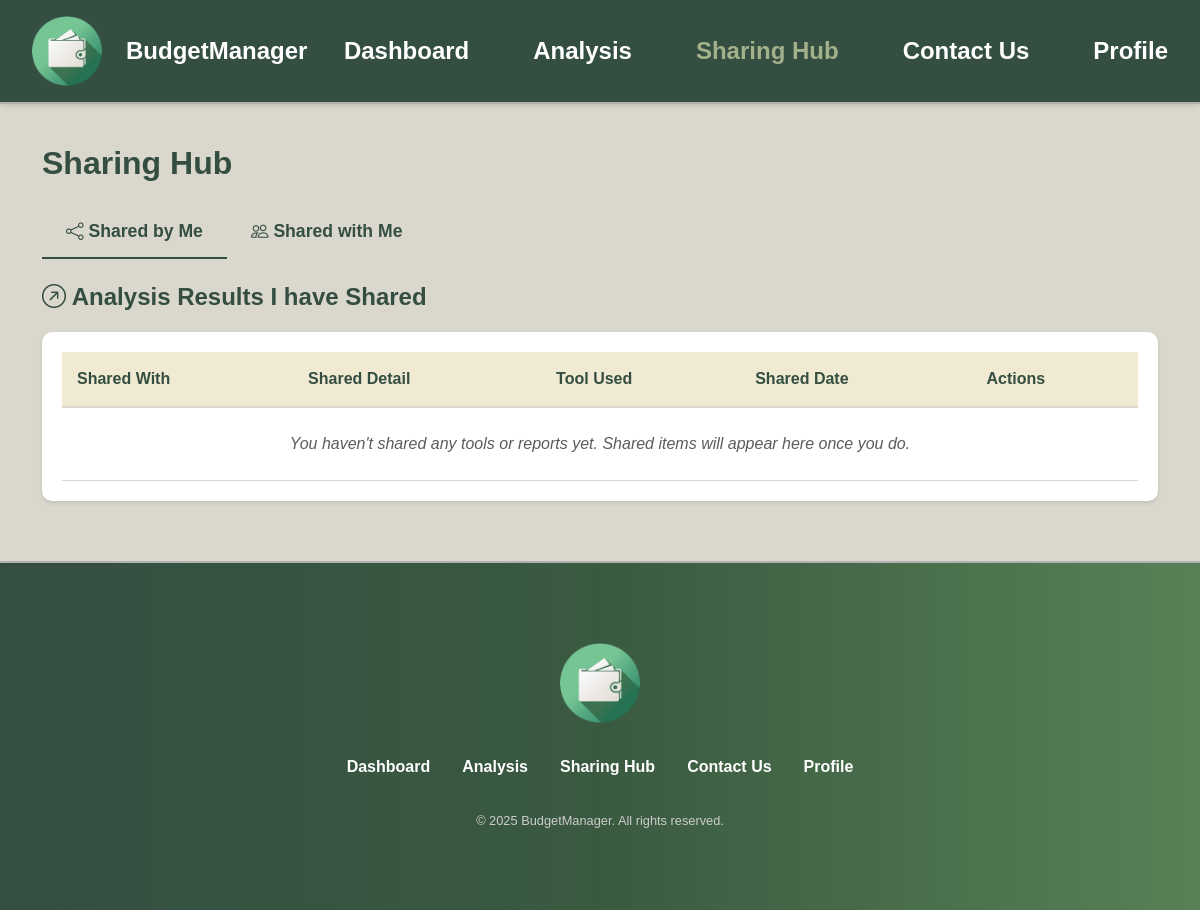
Before: /share (signed in) with the older database file.
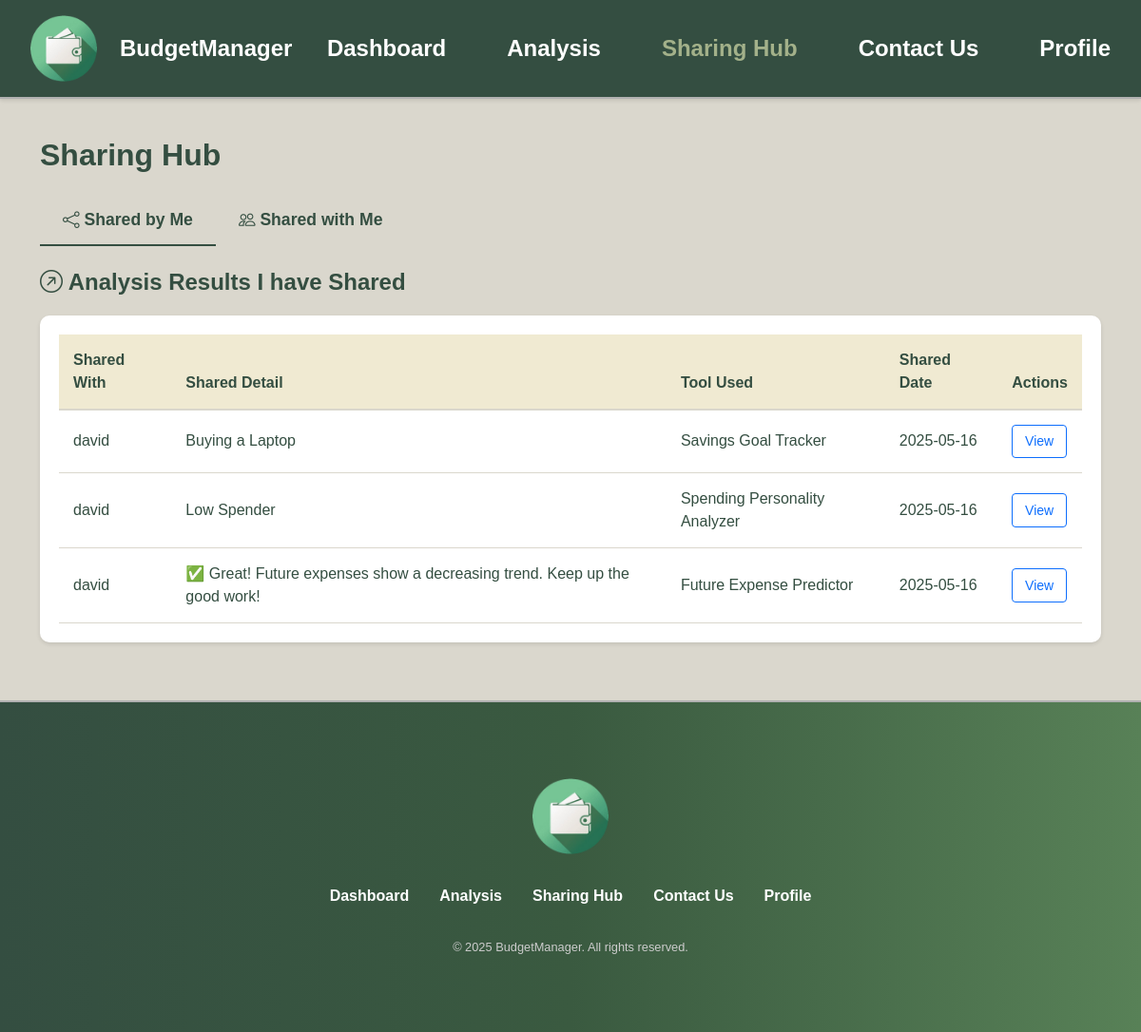
After: the same page with the newer database file.
### models/user.py (models this page shows, shortened)
class User(db.Model):
    __tablename__ = 'users'
    id = db.Column(db.Integer, primary_key=True)
    name = db.Column(db.String(100), nullable=False)
    email = db.Column(db.String(100), unique=True, nullable=False)
    password_hash = db.Column(db.String(256), nullable=False)
    created_at = db.Column(db.DateTime, default=datetime.utcnow)

### models/savings_goal.py (models this page shows)
class SavingsGoal(db.Model):
    __tablename__ = 'savings_goals'
    id = db.Column(db.Integer, primary_key=True)
    user_id = db.Column(db.Integer, db.ForeignKey('users.id'), nullable=False)
    goal_name = db.Column(db.String(100), nullable=False)
    target_amount = db.Column(db.Float, nullable=False)
    saved_amount = db.Column(db.Float, default=0.0)
    deadline = db.Column(db.Date, nullable=False)
    created_at = db.Column(db.DateTime, default=datetime.utcnow)
    shares = db.relationship('SavingsGoalShare', backref='savings_goal', lazy=True)
    owner = db.relationship('User', backref='goals')

### models/spending_personality_share.py (models this page shows)
class SpendingPersonalityShare(db.Model):
    __tablename__ = 'spending_personality_shares'
    id = db.Column(db.Integer, primary_key=True)
    owner_id = db.Column(db.Integer, db.ForeignKey('users.id'), nullable=False)
    shared_with_user_id = db.Column(db.Integer, db.ForeignKey('users.id'), nullable=False)
    cluster_name = db.Column(db.String(100))
    top_insights = db.Column(db.Text)  # JSON string of top 3 insights
    note = db.Column(db.Text)
    created_at = db.Column(db.DateTime, default=datetime.utcnow)
    owner = db.relationship('User', foreign_keys=[owner_id], backref='spending_shares_owned')
    shared_user = db.relationship('User', foreign_keys=[shared_with_user_id], backref='spending_shares_received')

### models/future_prediction_share.py (models this page shows)
class FuturePredictionShare(db.Model):
    __tablename__ = 'future_prediction_shares'
    id = db.Column(db.Integer, primary_key=True)
    owner_id = db.Column(db.Integer, db.ForeignKey('users.id'), nullable=False)
    shared_with_user_id = db.Column(db.Integer, db.ForeignKey('users.id'), nullable=False)
    summary = db.Column(db.Text, nullable=True)
    prediction_data = db.Column(db.Text, nullable=True)  # JSON string of forecast
    note = db.Column(db.Text, nullable=True)
    created_at = db.Column(db.DateTime, default=datetime.utcnow)
    owner = db.relationship('User', foreign_keys=[owner_id])
    shared_user = db.relationship('User', foreign_keys=[shared_with_user_id])

### app.py (the view)
@app.route('/share')
@login_required_custom
def share():
    user_id = session.get('user_id')
    savings_shared_by_me = SavingsGoalShare.query.join(SavingsGoal).filter(SavingsGoal.user_id == user_id).all()
    personality_shared_by_me = SpendingPersonalityShare.query.filter_by(owner_id=user_id).all()
    future_shared_by_me = FuturePredictionShare.query.filter_by(owner_id=user_id).all()
    savings_shared_with_me = SavingsGoalShare.query.filter_by(shared_with_user_id=user_id).all()
    personality_shared_with_me = SpendingPersonalityShare.query.filter_by(shared_with_user_id=user_id).all()
    future_shared_with_me = FuturePredictionShare.query.filter_by(shared_with_user_id=user_id).all()
    all_shared_by_me = []
    all_shared_with_me = []
    for s in savings_shared_by_me:
        all_shared_by_me.append(normalize_share_entry("Savings Goal Tracker", s.goal.owner.name, s.shared_user.name, s.goal.created_at, s.goal.goal_name, anchor_id=f"shared-card-{s.id}", id=s.id))
    for s in personality_shared_by_me:
        all_shared_by_me.append(normalize_share_entry("Spending Personality Analyzer", s.owner.name, s.shared_user.name, s.created_at, s.cluster_name, anchor_id=f"shared-card-{s.id}", id=s.id))
    for s in future_shared_by_me:
        all_shared_by_me.append(normalize_share_entry("Future Expense Predictor", s.owner.name, s.shared_user.name, s.created_at, s.summary, anchor_id=f"shared-card-{s.id}", id=s.id))
    for s in savings_shared_with_me:
        all_shared_with_me.append(normalize_share_entry("Savings Goal Tracker", s.goal.owner.name, s.shared_user.name, s.goal.created_at, s.goal.goal_name, anchor_id=f"shared-card-{s.id}", id=s.id))
    for s in personality_shared_with_me:
        all_shared_with_me.append(normalize_share_entry("Spending Personality Analyzer", s.owner.name, s.shared_user.name, s.created_at, s.cluster_name, anchor_id=f"shared-card-{s.id}", id=s.id))
    for s in future_shared_with_me:
        all_shared_with_me.append(normalize_share_entry("Future Expense Predictor", s.owner.name, s.shared_user.name, s.created_at, s.summary, anchor_id=f"shared-card-{s.id}", id=s.id))
    return render_template('share.html',
                           shared_by_me=all_shared_by_me,
                           shared_with_me=all_shared_with_me)

### app.py (called while the page is built)
def login_required_custom(f):
    @wraps(f)
    def decorated_function(*args, **kwargs):
        if 'user_id' not in session:
            flash('please login first', 'warning')
            return redirect(url_for('login'))
        return f(*args, **kwargs)
    return decorated_function

def normalize_share_entry(tool_name, shared_by, shared_with, date, detail, anchor_id=None, id=None):
    return {
        "tool": tool_name,
        "shared_by": shared_by,
        "shared_with": shared_with,
        "date": date.strftime("%Y-%m-%d") if isinstance(date, datetime) else date,
        "detail": detail,
        "anchor_id": anchor_id,
        "id": id
    }

### templates/share.html (shortened to what this page needs)
{% extends "layout_user.html" %}
{% block styles %}
<link href="https://cdn.jsdelivr.net/npm/bootstrap@5.3.5/dist/css/bootstrap.min.css" rel="stylesheet">
<link href="https://cdn.jsdelivr.net/npm/bootstrap-icons@1.11.0/font/bootstrap-icons.css" rel="stylesheet">
<link rel="stylesheet" href="{{ url_for('static', filename='css/style.css') }}">
<link rel="stylesheet" href="{{ url_for('static', filename='css/share.css') }}">
{% endblock %}
{% block content %}
<div class="container mt-4">
    <h2 class="mb-4">Sharing Hub</h2>
    <ul class="nav nav-tabs mb-4" id="sharingTabs" role="tablist">
        <li class="nav-item" role="presentation">
            <button class="nav-link active" id="shared-by-me-tab" data-bs-toggle="tab" data-bs-target="#shared-by-me" type="button" role="tab">
                <i class="bi bi-share"></i> Shared by Me
            </button>
        </li>
        <li class="nav-item" role="presentation">
            <button class="nav-link" id="shared-with-me-tab" data-bs-toggle="tab" data-bs-target="#shared-with-me" type="button" role="tab">
                <i class="bi bi-people"></i> Shared with Me
            </button>
        </li>
    </ul>
    <div class="tab-content" id="sharingTabsContent">
        <div class="tab-pane fade show active" id="shared-by-me" role="tabpanel">
            <div class="mt-4">
                <h4><i class="bi bi-arrow-up-right-circle"></i> Analysis Results I have Shared</h4>
                <div class="table-responsive">
                    <table class="table table-hover">
                        <thead>
                            <tr>
                                <th>Shared With</th>
                                <th>Shared Detail</th>
                                <th>Tool Used</th>
                                <th>Shared Date</th>
                                <th>Actions</th>
                            </tr>
                        </thead>
                        <tbody>
                            {% if shared_by_me %}
                                {% for item in shared_by_me %}
                                <tr>
                                    <td>{{ item.shared_with }}</td>
                                    <td>{{ item.detail }}</td>
                                    <td>{{ item.tool }}</td>
                                    <td>{{ item.date }}</td>
                                    <td>
                                        <a href="{{ url_for(item.tool|lower|replace(' ', '_')) }}#shared-card-{{ item.id }}" class="btn btn-sm btn-outline-primary">View</a>
                                    </td>
                                </tr>
                                {% endfor %}
                            {% else %}
                                <tr>
                                    <td colspan="5" class="text-center text-muted py-4">
                                        <em>You haven't shared any tools or reports yet. Shared items will appear here once you do.</em>
                                    </td>
                                </tr>
                            {% endif %}
                        </tbody>
                    </table>
                </div>
            </div>
        </div>
    </div>
</div>
{% endblock %}

### templates/layout_user.html (shortened to what this page needs)
<!DOCTYPE html>
<html>
    <head>
        {% block styles %}{% endblock %}
    </head>
    <body data-scroll-target-id="{{ scroll_target_id | default('') }}" {% block body_tag_attrs %}{% endblock %}>
        <nav class="navbar">
            <div class="brand-section">
                <a href="{{ url_for('dashboard') }}" class="brand-link">
                    <img src="{{ url_for('static', filename='media/images/logo.png') }}" alt="budgetmanager" class="logo">
                    <span class="brand-name">BudgetManager</span>
                </a>
            </div>
            <ul>
                <li><a href="{{ url_for('dashboard') }}" class="{{ 'active' if request.endpoint == 'dashboard' }}">Dashboard</a></li>
                <li><a href="{{ url_for('analysis') }}" class="{{ 'active' if request.endpoint == 'analysis' }}">Analysis</a></li>
                <li><a href="{{ url_for('share') }}" class="{{ 'active' if request.endpoint == 'share' }}">Sharing Hub</a></li>
                <li><a href="{{ url_for('contact') }}" class="{{ 'active' if request.endpoint == 'contact' }}">Contact Us</a></li>
                <li><a href="{{ url_for('profile') }}" class="{{ 'active' if request.endpoint == 'profile' }}">Profile</a></li>
            </ul>
        </nav>
        <main class="main-content">
            {% block content %}
            {% endblock %}
        </main>
        <footer class="footer">
            <div class="footer-container">
                <div class="footer-logo">
                    <a href="{{ url_for('dashboard') }}">
                        <img src="{{ url_for('static', filename='media/images/logo.png') }}" alt="BudgetManager Logo">
                    </a>
                </div>
                <ul class="footer-links">
                    <li><a href="{{ url_for('dashboard') }}">Dashboard</a></li>
                    <li><a href="{{ url_for('analysis') }}">Analysis</a></li>
                    <li><a href="{{ url_for('share') }}">Sharing Hub</a></li>
                    <li><a href="{{ url_for('contact') }}" class="{{ 'active' if request.endpoint == 'contact' }}">Contact Us</a></li>
                    <li><a href="{{ url_for('profile') }}">Profile</a></li>
                </ul>
                <div class="footer-copy">
                    &copy; 2025 BudgetManager. All rights reserved.
                </div>
            </div>
        </footer>
    </body>
</html>

### static/css/style.css (style rules this page uses)
body, h1, ul, li, a { margin: 0; padding: 0; list-style: none; text-decoration: none; color: inherit; }
body { font-family: 'Arial', sans-serif; background-color: #DAD7CD; color: #000; display: flex; flex-direction: column; }
body, html { scroll-behavior: smooth; height: 100%; }
main.main-content { flex: 1; }
.navbar { display: flex; justify-content: space-between; position: fixed; width: 100%; align-items: center; background-color: #344E41; padding: 1rem 2rem; box-shadow: 0 2px 4px rgba(0, 0, 0, 0.1); border-bottom: 2px solid #b1b1b1; z-index: 1000; }
.navbar .logo { height: 70px; width: auto; }
.navbar ul { display: flex; gap: 4rem; }
.navbar a { font-size: 1.5rem; color: #fff; font-weight: bold; transition: color 0.3s; }
.navbar a.active { color: #A3B18A; cursor: pointer; }
.footer { background: linear-gradient(90deg, #344E41, #3A5A40, #588157); color: #fff; padding: 5rem 2rem; border-top: 2px solid #b1b1b1; font-size: 1rem; }
.footer-container { display: flex; flex-direction: column; gap: 1rem; align-items: center; justify-content: center; text-align: center; }
.footer-logo img { height: 80px; width: auto; }
.footer-links { display: flex; flex-direction: row; gap: 2rem; list-style: none; padding: 0; margin: 1rem; }
.footer-links a { color: #ffffff; font-weight: bold; transition: color 0.3s; text-decoration: none; }
.footer-copy { color: #cccccc; font-size: 0.8rem; }
.brand-section { display: flex; align-items: center; }
.brand-link { display: flex; align-items: center; text-decoration: none; gap: 1rem; }
.brand-name { font-size: 1.5rem; font-weight: bold; color: #ffffff; margin-left: 0.5rem; }

### static/css/share.css (style rules this page uses)
.container.mt-4 { padding-top: 120px; padding-bottom: 60px; }
.nav-tabs { border-bottom: 2px solid #DAD7CD; }
.nav-tabs .nav-link { color: #344E41; font-weight: 600; font-size: 1.1rem; padding: 12px 24px; border: none; border-bottom: 2px solid transparent; margin-bottom: -2px; transition: all 0.3s ease; }
.nav-tabs .nav-link.active { color: #344E41; background-color: transparent; border-bottom: 2px solid #344E41; }
.table-responsive { background-color: #ffffff; border-radius: 10px; box-shadow: 0 2px 4px rgba(0, 0, 0, 0.1); padding: 20px; margin-top: 20px; }
.table { margin-bottom: 0; }
.table th { background-color: #f0ead2; color: #344E41; font-weight: 600; border-bottom: 2px solid #DAD7CD; padding: 15px; }
.table td { vertical-align: middle; padding: 15px; color: #344E41; border-bottom: 1px solid #DAD7CD; }
h2.mb-4 { color: #344E41; font-weight: 700; margin-bottom: 2rem; }
h4 { color: #344E41; font-weight: 600; margin-bottom: 1rem; }
.table tbody tr { transition: all 0.2s ease; }
.btn-sm { padding: 0.4rem 0.8rem; font-size: 0.875rem; }

Changed rows visible on the page:
now on this page (row unchanged): User: shared_with "david" "david" "david"
added SavingsGoal: detail "Buying a Laptop"
added SpendingPersonalityShare: detail "Low Spender"
added FuturePredictionShare: detail "✅ Great! Future expenses show a decreasing trend. Keep up the good work!"
Other visible differences:
new list line: "Savings Goal Tracker 2025-05-16 View"
new list line: "Spending Personality Analyzer 2025-05-16 View"
new list line: "Future Expense Predictor 2025-05-16 View"
text no longer shown: "You haven't shared any tools or reports yet. Shared items will appear here once you do."
